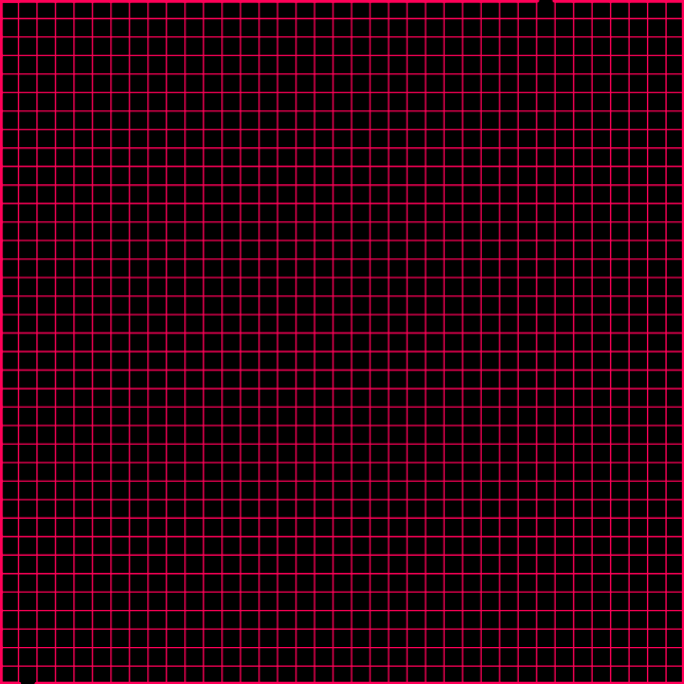
Frame 1 (no input)
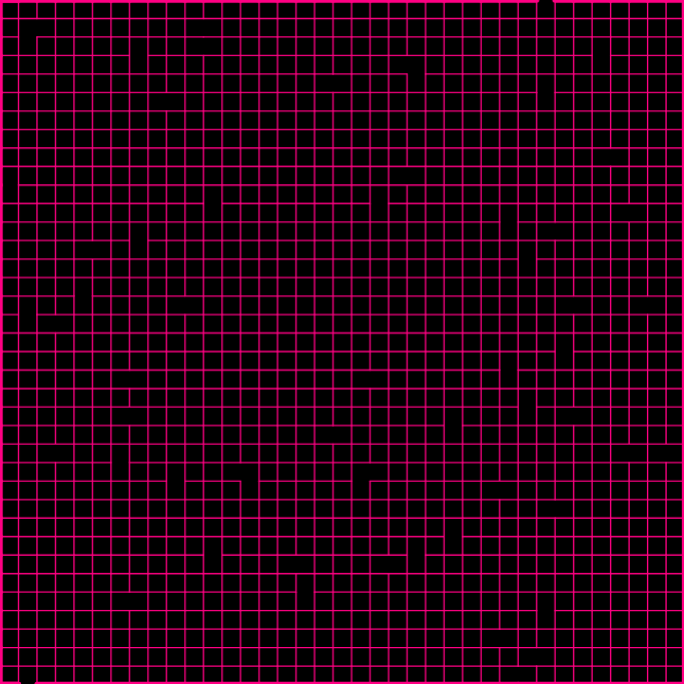
Frame 60 (no input)
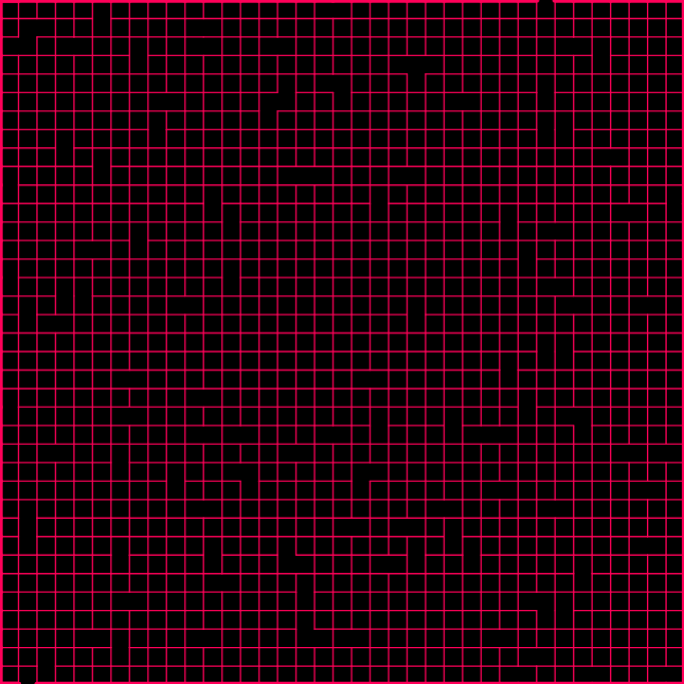
Frame 120 (the mouse pressed at the canvas centre since frame 60)

The p5.js sketch that drew these frames (run headless with seeded random() and noise() and a simulated clock; from frame 60 on, the mouse is pressed at the canvas centre):

// p5.js sketch
// ── sketch.js
// an implementation of a randomized Kruskal's algorithm
// for maze generation
// source: https://en.wikipedia.org/wiki/Maze_generation_algorithm

var edgeArray = [];
var chooseFrom;
var arrayOfSets = [];
var borderSet = [];
var maze;
// the variable n will store the "num cols" = "num rows", and w will store size of cell.
var n, w, start, end; 
function setup() {

    n = floor(random(5,50));
    w = map(n, 5, 50, windowHeight/n, 15);
    var canvas = createCanvas(n*w, n*w);
    maze = new Maze();
    maze.generateEdges();
    maze.generateSets();
    maze.generateBorder();
    maze.startAndEnd();
    chooseFrom = edgeArray.slice();
    console.log(n + " " + w);  
}

function draw() {

    stroke(255, 0, random(255));
    background(0);
    strokeWeight(50/n);
    maze.displayEdges();
    strokeWeight(200/n);
    maze.displayBorder();
    if(chooseFrom && chooseFrom.length > 0){
        maze.theBrains();
    } else {
        console.log("DONE!!");
        noLoop();
    }

}


// ── settingMaze.js
function Maze(){

    this.generateEdges = function(){

        for(var i = 1; i < n*n; i++){

            if(i%n !== 0){
                edgeArray.push([i,i+1]);
            }

            if(i <= n*(n-1)){
                edgeArray.push([i,i+n]);
            }

        }

    }

    this.displayEdges = function(){

        for(var i = 0; i < edgeArray.length; i++){

            var a = edgeArray[i][0];
            var b = edgeArray[i][1];
            var x = map(a%n, 0, n, 0, n*w);
            var y = map(floor(a/n)+1, 0, n, 0, n*w);

            if(b - a === 1){

                //draw vertical line
                line(x, y-w, x, y);

            } else if (b - a === n){

                //draw horizontal line
                if(a%n !== 0){
                    line(x-w, y, x, y);
                } else {
                    x = w*(n-1);
                    y = map(a/n, 0, n, 0, n*w);
                    line(x, y, n*w, y);
                }
            }    
        }

    }

    this.generateSets = function(){

        for(var i = 1; i <= n*n; i++){

            arrayOfSets.push([i]);

        }
    }

    this.generateBorder = function(){

        //an array of size 4*n will be created
        for(var i = 1; i <= n*n; i++){

            //first push every corner in twice 
            //then push every side in once
            if(i === 1){
                borderSet.push([i,i]);
                borderSet.push([i,i]);      
            } else if(i === n){
                borderSet.push([i,i]);
                borderSet.push([i,i]);     
            } else if(i === n*n){
                borderSet.push([i,i]);
                borderSet.push([i,i]);
            } else if(i === n*n - n + 1){
                borderSet.push([i,i]);
                borderSet.push([i,i]); 
            } else if(i < n){               
                borderSet.push([i,i]); 
            } else if(i%n === 0){               
                borderSet.push([i,i]);  
            } else if(i%n === 1){
                borderSet.push([i,i]);
            } else if(i > n*(n-1)){
                borderSet.push([i,i]);
            }

        }    

    }

    this.displayBorder = function(){

        for(var i = 0; i < borderSet.length; i++){

            var a = borderSet[i][0];
            var x = map(a%n, 0, n, 0, n*w);
            var y = map(floor(a/n)+1, 0, n, 0, n*w);
            var isCorner = false;

            if(i + 1 < borderSet.length && a === borderSet[i+1][0]){
                if(a === 1 || a === n || a === n*n || a === n*(n-1) + 1){
                    isCorner = true;
                }
            }
            
            if(!isCorner && a < n){
                //draw top line
                line(x-w, 0, x, 0);
            } else if(!isCorner && a > n*(n-1)){
                //draw bottom line
                line(x-w, y, x, y);
            } else if(!isCorner && a%n === 1){
                //draw left line
                line(0, y-w, 0, y);
            } else if(!isCorner && a%n === 0){
                //draw right line
                line(n*w, y-2*w, n*w, y-w);
            } else if(isCorner && a === 1){
                line(x-w, 0, x, 0);
                line(0, y-w, 0, y);
            } else if(isCorner && a === n){
                line(n*w-w, 0, n*w, 0);
                line(n*w, y-2*w, n*w, y-w);      
            } else if(isCorner && a === n*n){
                line(n*w, y-2*w, n*w, y-w);
                line(n*w-w, y-w, n*w, y-w);
            } else if(isCorner && a === n*(n-1) + 1){
                line(0, y-w, 0, y);
                line(x-w, y, x, y);
            }

        }



    }

    this.startAndEnd = function(a = floor(random(0, borderSet.length)), b = floor(random(0, borderSet.length))){

        var startIndex = a;
        var endIndex = b;

        start = borderSet[startIndex][0];
        end = borderSet[endIndex][0];

        borderSet.splice(startIndex, 1);
        borderSet.splice(endIndex, 1);


    }

    this.theBrains = function(){

        var someEdge = floor(random(0, chooseFrom.length));
        var a, b;

        if(chooseFrom.length > 0){

            a = chooseFrom[someEdge][0];
            b = chooseFrom[someEdge][1];

        }

        var posOfA, posOfB;
        var isIn = false;
        //isIn tells me if the subset of arrayOfSets contains both a && b.

        for(var i = arrayOfSets.length - 1; i >= 0; i--){
            // arrayOfSets[i] = sort(arrayOfSets[i]);
            for(var j = 0; j < arrayOfSets[i].length; j++){
                for(var k = 0; k < arrayOfSets[i].length; k++){  
                    var x = arrayOfSets[i][j];
                    var y = arrayOfSets[i][k];
                    if(a === x && b === y && k !== j){
                        isIn = true;
                    }
                }
            }
        }

        if(!isIn){

            for(var i = edgeArray.length - 1; i >= 0; i--){

                var x = edgeArray[i][0];
                var y = edgeArray[i][1];   

                if(a === x && b === y){
                    edgeArray.splice(i,1);
                }
            }


            for(var i = 0; i < arrayOfSets.length; i++){
                for(var j = 0; j < arrayOfSets[i].length; j++){

                    if(arrayOfSets[i][j] === b){
                        posOfB = i;
                    }

                    if(arrayOfSets[i][j] === a){
                        posOfA = i;
                    }
                }
            }


            for(var i = 0; i < arrayOfSets[posOfB].length; i++){
                arrayOfSets[posOfA].push(arrayOfSets[posOfB][i]);    
            }

            arrayOfSets.splice(posOfB,1);


        }

        chooseFrom.splice(someEdge,1);

    }
}
